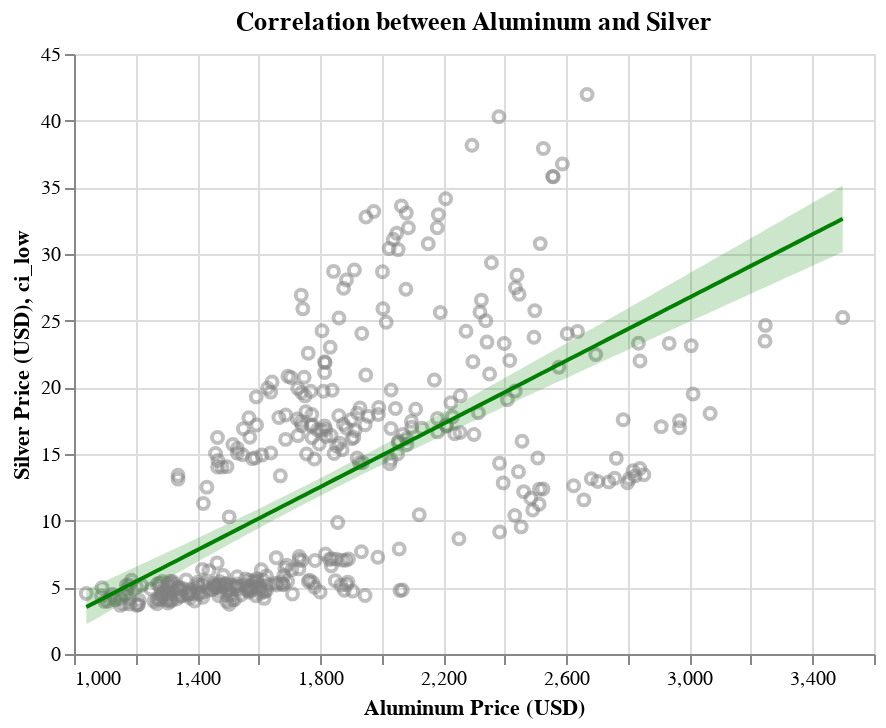

The code cell stored with this chart in its notebook:
### Code cell
alum_comp_chart

### Figure 1 — Vega-Lite specification as saved in the notebook (floating-point values rounded to 4 significant figures; data arrays with more than 128 entries replaced by an {"elided": "..."} marker saying what was removed)
{"config": {"view": {"continuousWidth": 400, "continuousHeight": 300}}, "layer": [{"data": {"name": "data-5d1709821319b92b673c1c47bb774670"}, "mark": {"type": "point", "color": "grey", "opacity": 0.5}, "encoding": {"x": {"field": "Aluminum", "scale": {"zero": false}, "title": "Aluminum Price (USD)", "type": "quantitative"}, "y": {"field": "Silver", "scale": {"zero": false}, "title": "Silver Price (USD)", "type": "quantitative"}}, "title": "Correlation between Aluminum and Silver"}, {"layer": [{"mark": {"type": "errorband", "color": "green", "opacity": 0.2}, "encoding": {"x": {"field": "Aluminum", "type": "quantitative"}, "y": {"field": "ci_low", "type": "quantitative"}, "y2": {"field": "ci_high"}}}, {"mark": {"type": "line", "color": "green"}, "encoding": {"x": {"field": "Aluminum", "type": "quantitative"}, "y": {"field": "Silver", "type": "quantitative"}}}], "data": {"name": "data-07df93288b215c91b1ae16dcc6f2831a"}}], "$schema": "https://vega.github.io/schema/vega-lite/v4.17.0.json", "datasets": {"data-5d1709821319b92b673c1c47bb774670": {"elided": "401 records"}, "data-07df93288b215c91b1ae16dcc6f2831a": [{"Aluminum": 1040.0, "Silver": 3.526, "ci_low": 2.236, "ci_high": 4.815}, {"Aluminum": 1065.0, "Silver": 3.817, "ci_low": 2.557, "ci_high": 5.076}, {"Aluminum": 1089.0, "Silver": 4.108, "ci_low": 2.878, "ci_high": 5.338}, {"Aluminum": 1114.0, "Silver": 4.399, "ci_low": 3.198, "ci_high": 5.6}, {"Aluminum": 1138.0, "Silver": 4.69, "ci_low": 3.519, "ci_high": 5.862}, {"Aluminum": 1163.0, "Silver": 4.981, "ci_low": 3.838, "ci_high": 6.124}, {"Aluminum": 1188.0, "Silver": 5.272, "ci_low": 4.158, "ci_high": 6.387}, {"Aluminum": 1212.0, "Silver": 5.564, "ci_low": 4.477, "ci_high": 6.65}, {"Aluminum": 1237.0, "Silver": 5.855, "ci_low": 4.796, "ci_high": 6.914}, {"Aluminum": 1261.0, "Silver": 6.146, "ci_low": 5.114, "ci_high": 7.178}, {"Aluminum": 1286.0, "Silver": 6.437, "ci_low": 5.432, "ci_high": 7.442}, {"Aluminum": 1310.0, "Silver": 6.728, "ci_low": 5.749, "ci_high": 7.707}, {"Aluminum": 1335.0, "Silver": 7.019, "ci_low": 6.066, "ci_high": 7.973}, {"Aluminum": 1360.0, "Silver": 7.31, "ci_low": 6.382, "ci_high": 8.239}, {"Aluminum": 1384.0, "Silver": 7.601, "ci_low": 6.697, "ci_high": 8.506}, {"Aluminum": 1409.0, "Silver": 7.893, "ci_low": 7.012, "ci_high": 8.774}, {"Aluminum": 1433.0, "Silver": 8.184, "ci_low": 7.325, "ci_high": 9.042}, {"Aluminum": 1458.0, "Silver": 8.475, "ci_low": 7.638, "ci_high": 9.312}, {"Aluminum": 1483.0, "Silver": 8.766, "ci_low": 7.95, "ci_high": 9.582}, {"Aluminum": 1507.0, "Silver": 9.057, "ci_low": 8.261, "ci_high": 9.853}, {"Aluminum": 1532.0, "Silver": 9.348, "ci_low": 8.571, "ci_high": 10.13}, {"Aluminum": 1556.0, "Silver": 9.639, "ci_low": 8.88, "ci_high": 10.4}, {"Aluminum": 1581.0, "Silver": 9.931, "ci_low": 9.187, "ci_high": 10.67}, {"Aluminum": 1605.0, "Silver": 10.22, "ci_low": 9.494, "ci_high": 10.95}, {"Aluminum": 1630.0, "Silver": 10.51, "ci_low": 9.798, "ci_high": 11.23}, {"Aluminum": 1655.0, "Silver": 10.8, "ci_low": 10.1, "ci_high": 11.51}, {"Aluminum": 1679.0, "Silver": 11.1, "ci_low": 10.4, "ci_high": 11.79}, {"Aluminum": 1704.0, "Silver": 11.39, "ci_low": 10.7, "ci_high": 12.07}, {"Aluminum": 1728.0, "Silver": 11.68, "ci_low": 11.0, "ci_high": 12.35}, {"Aluminum": 1753.0, "Silver": 11.97, "ci_low": 11.3, "ci_high": 12.64}, {"Aluminum": 1778.0, "Silver": 12.26, "ci_low": 11.59, "ci_high": 12.93}, {"Aluminum": 1802.0, "Silver": 12.55, "ci_low": 11.89, "ci_high": 13.22}, {"Aluminum": 1827.0, "Silver": 12.84, "ci_low": 12.18, "ci_high": 13.51}, {"Aluminum": 1851.0, "Silver": 13.13, "ci_low": 12.47, "ci_high": 13.8}, {"Aluminum": 1876.0, "Silver": 13.42, "ci_low": 12.75, "ci_high": 14.09}, {"Aluminum": 1900.0, "Silver": 13.72, "ci_low": 13.04, "ci_high": 14.39}, {"Aluminum": 1925.0, "Silver": 14.01, "ci_low": 13.32, "ci_high": 14.69}, {"Aluminum": 1950.0, "Silver": 14.3, "ci_low": 13.61, "ci_high": 14.99}, {"Aluminum": 1974.0, "Silver": 14.59, "ci_low": 13.89, "ci_high": 15.29}, {"Aluminum": 1999.0, "Silver": 14.88, "ci_low": 14.17, "ci_high": 15.59}, {"Aluminum": 2023.0, "Silver": 15.17, "ci_low": 14.44, "ci_high": 15.9}, {"Aluminum": 2048.0, "Silver": 15.46, "ci_low": 14.72, "ci_high": 16.21}, {"Aluminum": 2073.0, "Silver": 15.75, "ci_low": 14.99, "ci_high": 16.51}, {"Aluminum": 2097.0, "Silver": 16.04, "ci_low": 15.27, "ci_high": 16.82}, {"Aluminum": 2122.0, "Silver": 16.34, "ci_low": 15.54, "ci_high": 17.13}, {"Aluminum": 2146.0, "Silver": 16.63, "ci_low": 15.81, "ci_high": 17.44}, {"Aluminum": 2171.0, "Silver": 16.92, "ci_low": 16.08, "ci_high": 17.75}, {"Aluminum": 2195.0, "Silver": 17.21, "ci_low": 16.35, "ci_high": 18.07}, {"Aluminum": 2220.0, "Silver": 17.5, "ci_low": 16.62, "ci_high": 18.38}, {"Aluminum": 2245.0, "Silver": 17.79, "ci_low": 16.89, "ci_high": 18.7}, {"Aluminum": 2269.0, "Silver": 18.08, "ci_low": 17.15, "ci_high": 19.01}, {"Aluminum": 2294.0, "Silver": 18.37, "ci_low": 17.42, "ci_high": 19.33}, {"Aluminum": 2318.0, "Silver": 18.66, "ci_low": 17.69, "ci_high": 19.64}, {"Aluminum": 2343.0, "Silver": 18.96, "ci_low": 17.95, "ci_high": 19.96}, {"Aluminum": 2368.0, "Silver": 19.25, "ci_low": 18.21, "ci_high": 20.28}, {"Aluminum": 2392.0, "Silver": 19.54, "ci_low": 18.48, "ci_high": 20.6}, {"Aluminum": 2417.0, "Silver": 19.83, "ci_low": 18.74, "ci_high": 20.92}, {"Aluminum": 2441.0, "Silver": 20.12, "ci_low": 19.01, "ci_high": 21.24}, {"Aluminum": 2466.0, "Silver": 20.41, "ci_low": 19.27, "ci_high": 21.55}, {"Aluminum": 2490.0, "Silver": 20.7, "ci_low": 19.53, "ci_high": 21.87}, {"Aluminum": 2515.0, "Silver": 20.99, "ci_low": 19.79, "ci_high": 22.19}, {"Aluminum": 2540.0, "Silver": 21.28, "ci_low": 20.05, "ci_high": 22.52}, {"Aluminum": 2564.0, "Silver": 21.58, "ci_low": 20.32, "ci_high": 22.84}, {"Aluminum": 2589.0, "Silver": 21.87, "ci_low": 20.58, "ci_high": 23.16}, {"Aluminum": 2613.0, "Silver": 22.16, "ci_low": 20.84, "ci_high": 23.48}, {"Aluminum": 2638.0, "Silver": 22.45, "ci_low": 21.1, "ci_high": 23.8}, {"Aluminum": 2663.0, "Silver": 22.74, "ci_low": 21.36, "ci_high": 24.12}, {"Aluminum": 2687.0, "Silver": 23.03, "ci_low": 21.62, "ci_high": 24.44}, {"Aluminum": 2712.0, "Silver": 23.32, "ci_low": 21.88, "ci_high": 24.77}, {"Aluminum": 2736.0, "Silver": 23.61, "ci_low": 22.14, "ci_high": 25.09}, {"Aluminum": 2761.0, "Silver": 23.91, "ci_low": 22.4, "ci_high": 25.41}, {"Aluminum": 2785.0, "Silver": 24.2, "ci_low": 22.66, "ci_high": 25.73}, {"Aluminum": 2810.0, "Silver": 24.49, "ci_low": 22.92, "ci_high": 26.06}, {"Aluminum": 2835.0, "Silver": 24.78, "ci_low": 23.18, "ci_high": 26.38}, {"Aluminum": 2859.0, "Silver": 25.07, "ci_low": 23.44, "ci_high": 26.7}, {"Aluminum": 2884.0, "Silver": 25.36, "ci_low": 23.7, "ci_high": 27.03}, {"Aluminum": 2908.0, "Silver": 25.65, "ci_low": 23.95, "ci_high": 27.35}, {"Aluminum": 2933.0, "Silver": 25.94, "ci_low": 24.21, "ci_high": 27.67}, {"Aluminum": 2958.0, "Silver": 26.23, "ci_low": 24.47, "ci_high": 28.0}, {"Aluminum": 2982.0, "Silver": 26.53, "ci_low": 24.73, "ci_high": 28.32}, {"Aluminum": 3007.0, "Silver": 26.82, "ci_low": 24.99, "ci_high": 28.64}, {"Aluminum": 3031.0, "Silver": 27.11, "ci_low": 25.25, "ci_high": 28.97}, {"Aluminum": 3056.0, "Silver": 27.4, "ci_low": 25.51, "ci_high": 29.29}, {"Aluminum": 3080.0, "Silver": 27.69, "ci_low": 25.76, "ci_high": 29.62}, {"Aluminum": 3105.0, "Silver": 27.98, "ci_low": 26.02, "ci_high": 29.94}, {"Aluminum": 3130.0, "Silver": 28.27, "ci_low": 26.28, "ci_high": 30.26}, {"Aluminum": 3154.0, "Silver": 28.56, "ci_low": 26.54, "ci_high": 30.59}, {"Aluminum": 3179.0, "Silver": 28.85, "ci_low": 26.8, "ci_high": 30.91}, {"Aluminum": 3203.0, "Silver": 29.15, "ci_low": 27.05, "ci_high": 31.24}, {"Aluminum": 3228.0, "Silver": 29.44, "ci_low": 27.31, "ci_high": 31.56}, {"Aluminum": 3253.0, "Silver": 29.73, "ci_low": 27.57, "ci_high": 31.89}, {"Aluminum": 3277.0, "Silver": 30.02, "ci_low": 27.83, "ci_high": 32.21}, {"Aluminum": 3302.0, "Silver": 30.31, "ci_low": 28.08, "ci_high": 32.54}, {"Aluminum": 3326.0, "Silver": 30.6, "ci_low": 28.34, "ci_high": 32.86}, {"Aluminum": 3351.0, "Silver": 30.89, "ci_low": 28.6, "ci_high": 33.19}, {"Aluminum": 3375.0, "Silver": 31.18, "ci_low": 28.86, "ci_high": 33.51}, {"Aluminum": 3400.0, "Silver": 31.47, "ci_low": 29.11, "ci_high": 33.83}, {"Aluminum": 3425.0, "Silver": 31.77, "ci_low": 29.37, "ci_high": 34.16}, {"Aluminum": 3449.0, "Silver": 32.06, "ci_low": 29.63, "ci_high": 34.48}, {"Aluminum": 3474.0, "Silver": 32.35, "ci_low": 29.89, "ci_high": 34.81}, {"Aluminum": 3498.0, "Silver": 32.64, "ci_low": 30.14, "ci_high": 35.13}]}}
